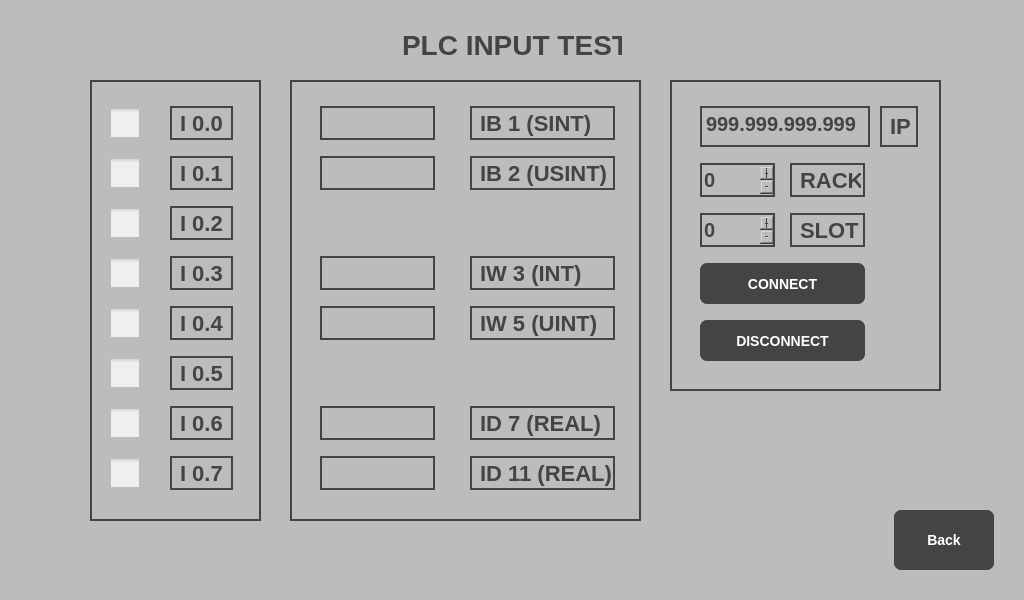
<?xml version="1.0" encoding="UTF-8"?>
<ui version="4.0">
 <class>Inputwindow</class>
 <widget class="QWidget" name="Inputwindow">
  <property name="geometry">
   <rect>
    <x>0</x>
    <y>0</y>
    <width>1024</width>
    <height>600</height>
   </rect>
  </property>
  <property name="windowTitle">
   <string>Form</string>
  </property>
  <property name="styleSheet">
   <string notr="true">#Inputwindow{
	background: rgb(188,188,188);
}
#infoLabel{
	color: rgb(68, 68, 68);
	font: bold 28px;
	border: 0px;
	padding: 0px;
}
QLabel{
	font: bold 22px;
	color: rgb(68, 68, 68);
	border: 2px solid rgb(68, 68, 68);
	padding: 2px;
}
QPushButton{
	outline : 0px;
	font: bold 14px;
	color: white;
	background: rgb(68, 68, 68);
	border-radius: 7px;
}

QPushButton:pressed{ 
	background:rgb(134, 134, 134) ;
}
QPushButton:disabled {
	background:rgb(134, 134, 134) ;	
	color: rgb(68, 68, 68);
}
QCheckBox{
	outline: 0px;
}

QSpinBox{
	background: rgb(188,188,188);
	font: bold 20px;
	color: rgb(68, 68, 68);
	border: 2px solid rgb(68, 68, 68);
}
QSpinBox::up-button{
	font: bold 50px;
}

QDoubleSpinBox{
	background: rgb(188,188,188);
	font: bold 20px;
	color: rgb(68, 68, 68);
	border: 2px solid rgb(68, 68, 68);
}

QTextEdit{
	background: rgb(188,188,188);
	font: bold 20px;
	color: rgb(68, 68, 68);
	border: 2px solid rgb(68, 68, 68);
	
}

QCheckBox{
	outline: 0px;
}
QCheckBox::indicator{
	width: 30px;
	height: 30px;
}
QCheckBox::indicator:checked{
	image:url(&quot;:/led/ledON.png&quot;);
}
QCheckBox::indicator:unchecked{
	image:url(&quot;:/led/ledOFF.png&quot;);
}</string>
  </property>
  <widget class="QPushButton" name="backButton">
   <property name="geometry">
    <rect>
     <x>894</x>
     <y>510</y>
     <width>100</width>
     <height>60</height>
    </rect>
   </property>
   <property name="text">
    <string>Back</string>
   </property>
  </widget>
  <widget class="QLabel" name="infoLabel">
   <property name="geometry">
    <rect>
     <x>402</x>
     <y>30</y>
     <width>220</width>
     <height>30</height>
    </rect>
   </property>
   <property name="font">
    <font>
     <pointsize>-1</pointsize>
     <weight>75</weight>
     <italic>false</italic>
     <bold>true</bold>
    </font>
   </property>
   <property name="text">
    <string>PLC INPUT TEST</string>
   </property>
  </widget>
  <widget class="QCheckBox" name="switchInput0_0">
   <property name="enabled">
    <bool>false</bool>
   </property>
   <property name="geometry">
    <rect>
     <x>110</x>
     <y>100</y>
     <width>31</width>
     <height>46</height>
    </rect>
   </property>
   <property name="text">
    <string/>
   </property>
  </widget>
  <widget class="QCheckBox" name="switchInput0_1">
   <property name="enabled">
    <bool>false</bool>
   </property>
   <property name="geometry">
    <rect>
     <x>110</x>
     <y>150</y>
     <width>31</width>
     <height>46</height>
    </rect>
   </property>
   <property name="text">
    <string/>
   </property>
  </widget>
  <widget class="QCheckBox" name="switchInput0_2">
   <property name="enabled">
    <bool>false</bool>
   </property>
   <property name="geometry">
    <rect>
     <x>110</x>
     <y>200</y>
     <width>31</width>
     <height>46</height>
    </rect>
   </property>
   <property name="text">
    <string/>
   </property>
  </widget>
  <widget class="QCheckBox" name="switchInput0_3">
   <property name="enabled">
    <bool>false</bool>
   </property>
   <property name="geometry">
    <rect>
     <x>110</x>
     <y>250</y>
     <width>31</width>
     <height>46</height>
    </rect>
   </property>
   <property name="text">
    <string/>
   </property>
  </widget>
  <widget class="QCheckBox" name="switchInput0_4">
   <property name="enabled">
    <bool>false</bool>
   </property>
   <property name="geometry">
    <rect>
     <x>110</x>
     <y>300</y>
     <width>31</width>
     <height>46</height>
    </rect>
   </property>
   <property name="text">
    <string/>
   </property>
  </widget>
  <widget class="QCheckBox" name="switchInput0_5">
   <property name="enabled">
    <bool>false</bool>
   </property>
   <property name="geometry">
    <rect>
     <x>110</x>
     <y>350</y>
     <width>31</width>
     <height>46</height>
    </rect>
   </property>
   <property name="text">
    <string/>
   </property>
  </widget>
  <widget class="QCheckBox" name="switchInput0_6">
   <property name="enabled">
    <bool>false</bool>
   </property>
   <property name="geometry">
    <rect>
     <x>110</x>
     <y>400</y>
     <width>31</width>
     <height>46</height>
    </rect>
   </property>
   <property name="text">
    <string/>
   </property>
  </widget>
  <widget class="QCheckBox" name="switchInput0_7">
   <property name="enabled">
    <bool>false</bool>
   </property>
   <property name="geometry">
    <rect>
     <x>110</x>
     <y>450</y>
     <width>31</width>
     <height>46</height>
    </rect>
   </property>
   <property name="text">
    <string/>
   </property>
  </widget>
  <widget class="QLabel" name="Input0_0Label">
   <property name="geometry">
    <rect>
     <x>170</x>
     <y>106</y>
     <width>63</width>
     <height>34</height>
    </rect>
   </property>
   <property name="text">
    <string>I 0.0</string>
   </property>
  </widget>
  <widget class="QLabel" name="Input0_1Label">
   <property name="geometry">
    <rect>
     <x>170</x>
     <y>156</y>
     <width>63</width>
     <height>34</height>
    </rect>
   </property>
   <property name="text">
    <string>I 0.1</string>
   </property>
  </widget>
  <widget class="QLabel" name="Input0_2Label">
   <property name="geometry">
    <rect>
     <x>170</x>
     <y>206</y>
     <width>63</width>
     <height>34</height>
    </rect>
   </property>
   <property name="text">
    <string>I 0.2</string>
   </property>
  </widget>
  <widget class="QLabel" name="Input0_3Label">
   <property name="geometry">
    <rect>
     <x>170</x>
     <y>256</y>
     <width>63</width>
     <height>34</height>
    </rect>
   </property>
   <property name="text">
    <string>I 0.3</string>
   </property>
  </widget>
  <widget class="QLabel" name="Input0_4Label">
   <property name="geometry">
    <rect>
     <x>170</x>
     <y>306</y>
     <width>63</width>
     <height>34</height>
    </rect>
   </property>
   <property name="text">
    <string>I 0.4</string>
   </property>
  </widget>
  <widget class="QLabel" name="Input0_5Label">
   <property name="geometry">
    <rect>
     <x>170</x>
     <y>356</y>
     <width>63</width>
     <height>34</height>
    </rect>
   </property>
   <property name="text">
    <string>I 0.5</string>
   </property>
  </widget>
  <widget class="QLabel" name="Input0_6Label">
   <property name="geometry">
    <rect>
     <x>170</x>
     <y>406</y>
     <width>63</width>
     <height>34</height>
    </rect>
   </property>
   <property name="text">
    <string>I 0.6</string>
   </property>
  </widget>
  <widget class="QLabel" name="Input0_7Label">
   <property name="geometry">
    <rect>
     <x>170</x>
     <y>456</y>
     <width>63</width>
     <height>34</height>
    </rect>
   </property>
   <property name="text">
    <string>I 0.7</string>
   </property>
  </widget>
  <widget class="QLabel" name="InputB1Label">
   <property name="geometry">
    <rect>
     <x>470</x>
     <y>106</y>
     <width>145</width>
     <height>34</height>
    </rect>
   </property>
   <property name="text">
    <string>IB 1 (SINT)</string>
   </property>
  </widget>
  <widget class="QLabel" name="InputB2Label">
   <property name="geometry">
    <rect>
     <x>470</x>
     <y>156</y>
     <width>145</width>
     <height>34</height>
    </rect>
   </property>
   <property name="text">
    <string>IB 2 (USINT)</string>
   </property>
  </widget>
  <widget class="QLabel" name="InputW3Label">
   <property name="geometry">
    <rect>
     <x>470</x>
     <y>256</y>
     <width>145</width>
     <height>34</height>
    </rect>
   </property>
   <property name="text">
    <string>IW 3 (INT)</string>
   </property>
  </widget>
  <widget class="QLabel" name="InputW5Label">
   <property name="geometry">
    <rect>
     <x>470</x>
     <y>306</y>
     <width>145</width>
     <height>34</height>
    </rect>
   </property>
   <property name="text">
    <string>IW 5 (UINT)</string>
   </property>
  </widget>
  <widget class="QLabel" name="InputD7Label">
   <property name="geometry">
    <rect>
     <x>470</x>
     <y>406</y>
     <width>145</width>
     <height>34</height>
    </rect>
   </property>
   <property name="text">
    <string>ID 7 (REAL)</string>
   </property>
  </widget>
  <widget class="QLabel" name="InputD11Label">
   <property name="geometry">
    <rect>
     <x>470</x>
     <y>456</y>
     <width>145</width>
     <height>34</height>
    </rect>
   </property>
   <property name="text">
    <string>ID 11 (REAL)</string>
   </property>
  </widget>
  <widget class="QTextEdit" name="inputIP">
   <property name="geometry">
    <rect>
     <x>700</x>
     <y>106</y>
     <width>170</width>
     <height>41</height>
    </rect>
   </property>
   <property name="html">
    <string>&lt;!DOCTYPE HTML PUBLIC &quot;-//W3C//DTD HTML 4.0//EN&quot; &quot;http://www.w3.org/TR/REC-html40/strict.dtd&quot;&gt;
&lt;html&gt;&lt;head&gt;&lt;meta name=&quot;qrichtext&quot; content=&quot;1&quot; /&gt;&lt;style type=&quot;text/css&quot;&gt;
p, li { white-space: pre-wrap; }
&lt;/style&gt;&lt;/head&gt;&lt;body style=&quot; font-family:'PibotoLt'; font-size:20px; font-weight:600; font-style:normal;&quot;&gt;
&lt;p style=&quot; margin-top:0px; margin-bottom:0px; margin-left:0px; margin-right:0px; -qt-block-indent:0; text-indent:0px;&quot;&gt;&lt;span style=&quot; font-size:20px;&quot;&gt;999.999.999.999&lt;/span&gt;&lt;/p&gt;&lt;/body&gt;&lt;/html&gt;</string>
   </property>
  </widget>
  <widget class="QSpinBox" name="inputRACK">
   <property name="geometry">
    <rect>
     <x>700</x>
     <y>163</y>
     <width>75</width>
     <height>34</height>
    </rect>
   </property>
   <property name="wrapping">
    <bool>false</bool>
   </property>
   <property name="frame">
    <bool>true</bool>
   </property>
   <property name="buttonSymbols">
    <enum>QAbstractSpinBox::PlusMinus</enum>
   </property>
   <property name="minimum">
    <number>0</number>
   </property>
   <property name="maximum">
    <number>100</number>
   </property>
  </widget>
  <widget class="QSpinBox" name="inputSLOT">
   <property name="geometry">
    <rect>
     <x>700</x>
     <y>213</y>
     <width>75</width>
     <height>34</height>
    </rect>
   </property>
   <property name="wrapping">
    <bool>false</bool>
   </property>
   <property name="frame">
    <bool>true</bool>
   </property>
   <property name="buttonSymbols">
    <enum>QAbstractSpinBox::PlusMinus</enum>
   </property>
   <property name="minimum">
    <number>0</number>
   </property>
   <property name="maximum">
    <number>100</number>
   </property>
  </widget>
  <widget class="QLabel" name="inputIPLabel">
   <property name="geometry">
    <rect>
     <x>880</x>
     <y>106</y>
     <width>38</width>
     <height>41</height>
    </rect>
   </property>
   <property name="text">
    <string>IP</string>
   </property>
  </widget>
  <widget class="QLabel" name="inputRACKLabel">
   <property name="geometry">
    <rect>
     <x>790</x>
     <y>163</y>
     <width>75</width>
     <height>34</height>
    </rect>
   </property>
   <property name="text">
    <string>RACK</string>
   </property>
  </widget>
  <widget class="QLabel" name="inputSLOTLabel">
   <property name="geometry">
    <rect>
     <x>790</x>
     <y>213</y>
     <width>75</width>
     <height>34</height>
    </rect>
   </property>
   <property name="text">
    <string>SLOT</string>
   </property>
  </widget>
  <widget class="QPushButton" name="connectButton">
   <property name="geometry">
    <rect>
     <x>700</x>
     <y>263</y>
     <width>165</width>
     <height>41</height>
    </rect>
   </property>
   <property name="text">
    <string>CONNECT</string>
   </property>
  </widget>
  <widget class="QPushButton" name="disconnectButton">
   <property name="geometry">
    <rect>
     <x>700</x>
     <y>320</y>
     <width>165</width>
     <height>41</height>
    </rect>
   </property>
   <property name="text">
    <string>DISCONNECT</string>
   </property>
  </widget>
  <widget class="QLabel" name="Border1">
   <property name="geometry">
    <rect>
     <x>90</x>
     <y>80</y>
     <width>171</width>
     <height>441</height>
    </rect>
   </property>
   <property name="text">
    <string/>
   </property>
  </widget>
  <widget class="QLabel" name="Border2">
   <property name="geometry">
    <rect>
     <x>290</x>
     <y>80</y>
     <width>351</width>
     <height>441</height>
    </rect>
   </property>
   <property name="text">
    <string/>
   </property>
  </widget>
  <widget class="QLabel" name="Border3">
   <property name="geometry">
    <rect>
     <x>670</x>
     <y>80</y>
     <width>271</width>
     <height>311</height>
    </rect>
   </property>
   <property name="text">
    <string/>
   </property>
  </widget>
  <widget class="QLabel" name="inputB2">
   <property name="geometry">
    <rect>
     <x>320</x>
     <y>156</y>
     <width>115</width>
     <height>34</height>
    </rect>
   </property>
   <property name="text">
    <string/>
   </property>
  </widget>
  <widget class="QLabel" name="inputB1">
   <property name="geometry">
    <rect>
     <x>320</x>
     <y>106</y>
     <width>115</width>
     <height>34</height>
    </rect>
   </property>
   <property name="text">
    <string/>
   </property>
  </widget>
  <widget class="QLabel" name="inputW5">
   <property name="geometry">
    <rect>
     <x>320</x>
     <y>306</y>
     <width>115</width>
     <height>34</height>
    </rect>
   </property>
   <property name="text">
    <string/>
   </property>
  </widget>
  <widget class="QLabel" name="inputD7">
   <property name="geometry">
    <rect>
     <x>320</x>
     <y>406</y>
     <width>115</width>
     <height>34</height>
    </rect>
   </property>
   <property name="text">
    <string/>
   </property>
  </widget>
  <widget class="QLabel" name="inputD11">
   <property name="geometry">
    <rect>
     <x>320</x>
     <y>456</y>
     <width>115</width>
     <height>34</height>
    </rect>
   </property>
   <property name="text">
    <string/>
   </property>
  </widget>
  <widget class="QLabel" name="inputW3">
   <property name="geometry">
    <rect>
     <x>320</x>
     <y>256</y>
     <width>115</width>
     <height>34</height>
    </rect>
   </property>
   <property name="text">
    <string/>
   </property>
  </widget>
  <widget class="QLabel" name="connectionOFF_img">
   <property name="geometry">
    <rect>
     <x>870</x>
     <y>256</y>
     <width>61</width>
     <height>52</height>
    </rect>
   </property>
   <property name="styleSheet">
    <string notr="true">image:url(&quot;:/led/ledOFF.png&quot;);
border:none;</string>
   </property>
   <property name="text">
    <string/>
   </property>
  </widget>
  <widget class="QLabel" name="connectionON_img">
   <property name="geometry">
    <rect>
     <x>870</x>
     <y>256</y>
     <width>61</width>
     <height>52</height>
    </rect>
   </property>
   <property name="styleSheet">
    <string notr="true">image:url(&quot;:/led/ledON.png&quot;);
border:none;</string>
   </property>
   <property name="text">
    <string/>
   </property>
  </widget>
  <zorder>Border3</zorder>
  <zorder>Border2</zorder>
  <zorder>Border1</zorder>
  <zorder>backButton</zorder>
  <zorder>infoLabel</zorder>
  <zorder>switchInput0_0</zorder>
  <zorder>switchInput0_1</zorder>
  <zorder>switchInput0_2</zorder>
  <zorder>switchInput0_3</zorder>
  <zorder>switchInput0_4</zorder>
  <zorder>switchInput0_5</zorder>
  <zorder>switchInput0_6</zorder>
  <zorder>switchInput0_7</zorder>
  <zorder>Input0_0Label</zorder>
  <zorder>Input0_1Label</zorder>
  <zorder>Input0_2Label</zorder>
  <zorder>Input0_3Label</zorder>
  <zorder>Input0_4Label</zorder>
  <zorder>Input0_5Label</zorder>
  <zorder>Input0_6Label</zorder>
  <zorder>Input0_7Label</zorder>
  <zorder>InputB1Label</zorder>
  <zorder>InputB2Label</zorder>
  <zorder>InputW3Label</zorder>
  <zorder>InputW5Label</zorder>
  <zorder>InputD7Label</zorder>
  <zorder>InputD11Label</zorder>
  <zorder>inputIP</zorder>
  <zorder>inputRACK</zorder>
  <zorder>inputSLOT</zorder>
  <zorder>inputIPLabel</zorder>
  <zorder>inputRACKLabel</zorder>
  <zorder>inputSLOTLabel</zorder>
  <zorder>connectButton</zorder>
  <zorder>disconnectButton</zorder>
  <zorder>inputB2</zorder>
  <zorder>inputB1</zorder>
  <zorder>inputW5</zorder>
  <zorder>inputD7</zorder>
  <zorder>inputD11</zorder>
  <zorder>inputW3</zorder>
  <zorder>connectionOFF_img</zorder>
  <zorder>connectionON_img</zorder>
 </widget>
 <resources/>
 <connections/>
</ui>
